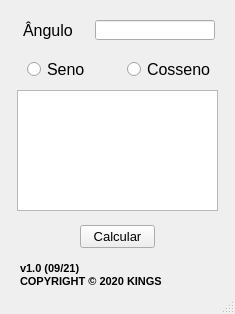
<?xml version="1.0" encoding="UTF-8"?>
<ui version="4.0">
 <class>MainWindow</class>
 <widget class="QMainWindow" name="MainWindow">
  <property name="geometry">
   <rect>
    <x>0</x>
    <y>0</y>
    <width>235</width>
    <height>314</height>
   </rect>
  </property>
  <property name="windowTitle">
   <string>MainWindow</string>
  </property>
  <widget class="QWidget" name="centralwidget">
   <widget class="QPushButton" name="pushButton_3">
    <property name="geometry">
     <rect>
      <x>80</x>
      <y>225</y>
      <width>75</width>
      <height>23</height>
     </rect>
    </property>
    <property name="font">
     <font>
      <pointsize>10</pointsize>
     </font>
    </property>
    <property name="text">
     <string>Calcular</string>
    </property>
    <property name="default">
     <bool>false</bool>
    </property>
    <property name="flat">
     <bool>false</bool>
    </property>
   </widget>
   <widget class="QRadioButton" name="radioButton_2">
    <property name="geometry">
     <rect>
      <x>127</x>
      <y>60</y>
      <width>91</width>
      <height>18</height>
     </rect>
    </property>
    <property name="font">
     <font>
      <pointsize>12</pointsize>
     </font>
    </property>
    <property name="text">
     <string>Cosseno</string>
    </property>
   </widget>
   <widget class="QRadioButton" name="radioButton">
    <property name="geometry">
     <rect>
      <x>27</x>
      <y>60</y>
      <width>77</width>
      <height>18</height>
     </rect>
    </property>
    <property name="font">
     <font>
      <pointsize>12</pointsize>
     </font>
    </property>
    <property name="text">
     <string>Seno</string>
    </property>
   </widget>
   <widget class="QTextBrowser" name="textBrowser">
    <property name="geometry">
     <rect>
      <x>17</x>
      <y>90</y>
      <width>201</width>
      <height>121</height>
     </rect>
    </property>
   </widget>
   <widget class="QLabel" name="label_7">
    <property name="geometry">
     <rect>
      <x>23</x>
      <y>20</y>
      <width>61</width>
      <height>20</height>
     </rect>
    </property>
    <property name="font">
     <font>
      <pointsize>12</pointsize>
     </font>
    </property>
    <property name="text">
     <string>Ângulo</string>
    </property>
   </widget>
   <widget class="QLineEdit" name="lineEdit">
    <property name="geometry">
     <rect>
      <x>95</x>
      <y>20</y>
      <width>120</width>
      <height>20</height>
     </rect>
    </property>
   </widget>
   <widget class="QLabel" name="label_3">
    <property name="geometry">
     <rect>
      <x>20</x>
      <y>260</y>
      <width>191</width>
      <height>31</height>
     </rect>
    </property>
    <property name="font">
     <font>
      <family>Arial</family>
      <pointsize>11</pointsize>
     </font>
    </property>
    <property name="text">
     <string>&lt;html&gt;&lt;head/&gt;&lt;body&gt;&lt;p&gt;&lt;span style=&quot; font-family:'Consolas,Courier New,monospace'; font-size:8pt; font-weight:600; color:#000000;&quot;&gt;v1.0 (09/21)&lt;br/&gt;COPYRIGHT © 2020 KINGS&lt;/span&gt;&lt;/p&gt;&lt;/body&gt;&lt;/html&gt;</string>
    </property>
   </widget>
  </widget>
  <widget class="QMenuBar" name="menubar">
   <property name="geometry">
    <rect>
     <x>0</x>
     <y>0</y>
     <width>235</width>
     <height>22</height>
    </rect>
   </property>
  </widget>
  <widget class="QStatusBar" name="statusbar"/>
 </widget>
 <resources/>
 <connections/>
</ui>
